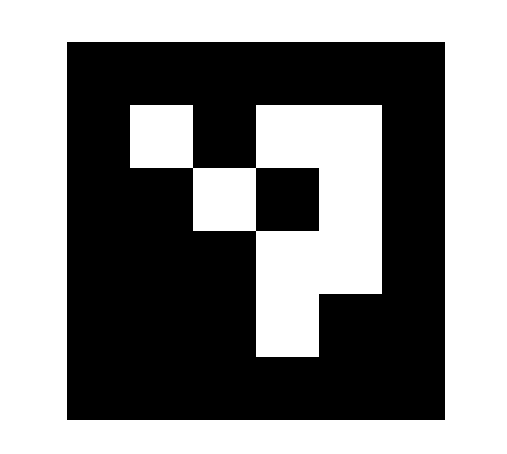
#> input picture paper_imgs/aruco.png, 507 x 454 px
$ jupyter execute aruco_tag_white_border.ipynb
#> lines starting #> are read from the running program, lines starting #| are printed output that depends on the picture; after the words box and inside, x2 and y2 are one past the last pixel; in counts of white or black regions, pixels touching at a corner belong together
[cell 1]
import cv2

img = cv2.imread('aruco.png', cv2.IMREAD_COLOR)
#> img is the input picture: shape (454, 507, 3); 51.7% white; 1 black region, box (x1, y1, x2, y2) and area: (67, 42, 445, 420) 111132

#Strip white border
gray = cv2.cvtColor(img, cv2.COLOR_BGR2GRAY)
_,thresh = cv2.threshold(gray,1,255,cv2.THRESH_BINARY)
contours,hierarchy = cv2.findContours(thresh,cv2.RETR_EXTERNAL,cv2.CHAIN_APPROX_SIMPLE)
#> contours = [[[0, 0], [0, 453], [506, 453], [506, 0]]]
x,y,w,h = cv2.boundingRect(contours[0])
#> x = 0; y = 0; w = 507; h = 454

img = img[y:y+h,x:x+w]

#Add white border of 20 pixels
border = 20
img = cv2.copyMakeBorder(img, border, border, border, border, cv2.BORDER_CONSTANT, value=[255,255,255])
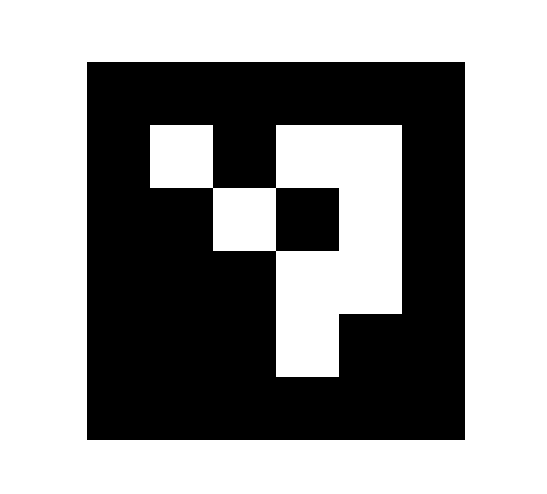
#> img: shape (494, 547, 3); 58.9% white; 1 black region, box (x1, y1, x2, y2) and area: (87, 62, 465, 440) 111132

cv2.imwrite('aruco.png', img)
#> Out = True


$ run again, with paper_imgs/hemisphere_coordinates.png copied over paper_imgs/aruco.png
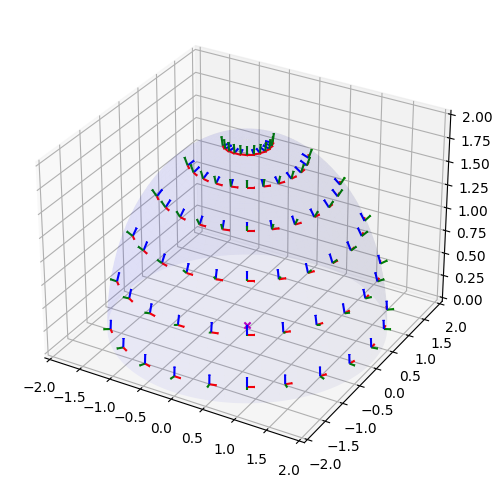
#> input picture paper_imgs/hemisphere_coordinates.png, 502 x 488 px
#> img is the input picture: shape (488, 502, 3); mean B, G, R 240.6, 236.7, 236.9
#> `_,thresh = cv2.threshold(gray,1,255,cv2.THRESH_BINARY)`:
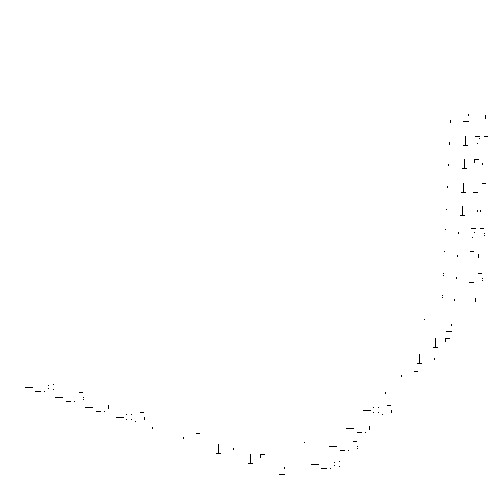
#> thresh: shape (488, 502); 99.8% white; black in thin lines or dots, all inside (x1, y1, x2, y2) = (25, 114, 488, 475)
#> contours = [[[0, 0], [0, 487], [501, 487], [501, 0]]]
#> x = 0; w = 502; h = 488
#> `img = cv2.copyMakeBorder(img, border, border, border, border, cv2.BORD..`:
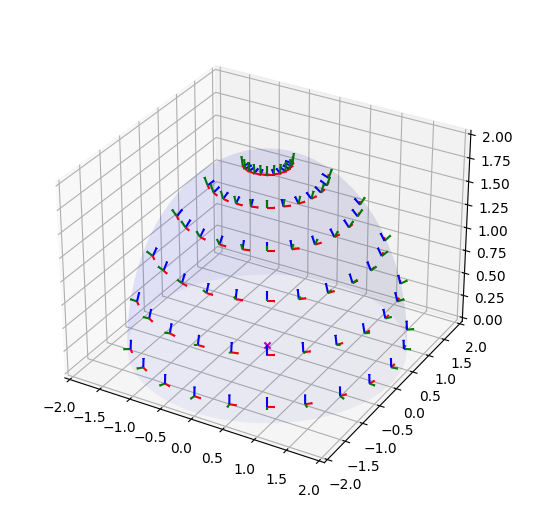
#> img: shape (528, 542, 3); mean B, G, R 242.7, 239.3, 239.5
#> Out = True
